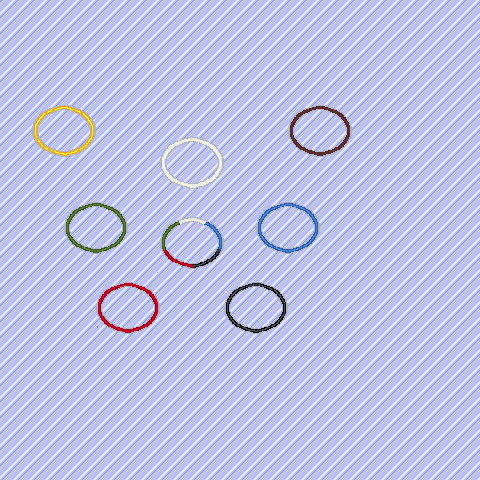

Below is a game level as drawn by its tile map, then a one-line description and the .tmx that defines it (tile-layer data replaced by summaries):
An orthogonal 30x30 tile map with 16x16 px tiles, 5 tile layers (Tile Layer 1, Tile Layer 2, Tile Layer 3, Tile Layer 4, ...), 3 tilesets and 4 objects.

<map version="1.10" tiledversion="1.10.1" orientation="orthogonal" renderorder="right-down" width="30" height="30" tilewidth="16" tileheight="16" infinite="0" nextlayerid="9" nextobjectid="272">
 <properties>
  <property name="canFailDungeon" type="bool" value="true" />
  <property name="dungeonEffect" value="" />
  <property name="respawnEnemies" type="bool" value="true" />
 </properties>
 <tileset firstgid="1" source="../../../../../common/maps/tileset/main.tsx" />
 <tileset firstgid="10113" source="../../../../../common/maps/tileset/buildings.tsx" />
 <tileset firstgid="11905" source="../../../../../common/maps/tileset/buildings-nocollide.tsx" />
 <layer id="1" name="Tile Layer 1" width="30" height="30">
  <data>[900 cells, 900 non-empty, 1 distinct tile ids]</data>
 </layer>
 <layer id="3" name="Tile Layer 2" width="30" height="30">
  <data>[900 cells, 128 non-empty, 128 distinct tile ids]</data>
 </layer>
 <layer id="4" name="Tile Layer 3" width="30" height="30">
  <data>[900 cells, 0 non-empty, 0 distinct tile ids]</data>
 </layer>
 <layer id="5" name="Tile Layer 4" width="30" height="30">
  <properties>
   <property name="spriteLayer" type="bool" value="true" />
  </properties>
  <data>[900 cells, 0 non-empty, 0 distinct tile ids]</data>
 </layer>
 <layer id="8" name="Tile Layer 5" width="30" height="30">
  <data>[900 cells, 0 non-empty, 0 distinct tile ids]</data>
 </layer>
 <objectgroup id="2" name="Objects">
  <object id="3" template="../../../../../common/maps/obj/collision.tx" x="-16" y="480.75" width="512.75" height="16" />
  <object id="4" template="../../../../../common/maps/obj/collision.tx" x="480.072" y="0" width="16" height="480" />
  <object id="225" template="../../../../../common/maps/obj/collision.tx" x="-16" y="-16.6667" width="512" height="16" />
  <object id="226" template="../../../../../common/maps/obj/collision.tx" x="-16" y="0" width="16" height="480" />
 </objectgroup>
 <objectgroup id="7" name="Waypoints" />
</map>
